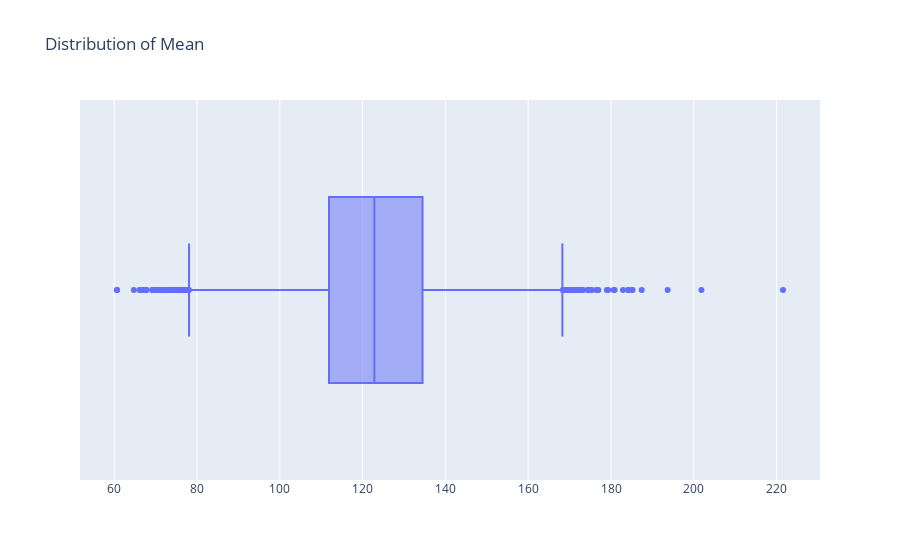

The notebook cell saved with this chart:
### Code cell
# find boxplot for mean
fig = go.Figure()

fig.add_trace(go.Box(x = dataset['Mean'], name = ''))
fig.update_layout(title = 'Distribution of Mean')
fig.show()

### Figure 1 — Plotly figure (JSON) as saved in the notebook; plotly's stock layout.template omitted (floating-point values rounded to 4 significant figures; data arrays with more than 128 entries replaced by an {"elided": "..."} marker saying what was removed)
{"data": [{"name": "", "type": "box", "x": {"elided": "5216 float values"}}], "layout": {"autosize": true, "title": {"text": "Distribution of Mean"}, "xaxis": {"autorange": true, "range": [51.75, 230.5], "type": "linear"}, "yaxis": {"autorange": true, "range": [-0.5, 0.5], "type": "category"}}}
